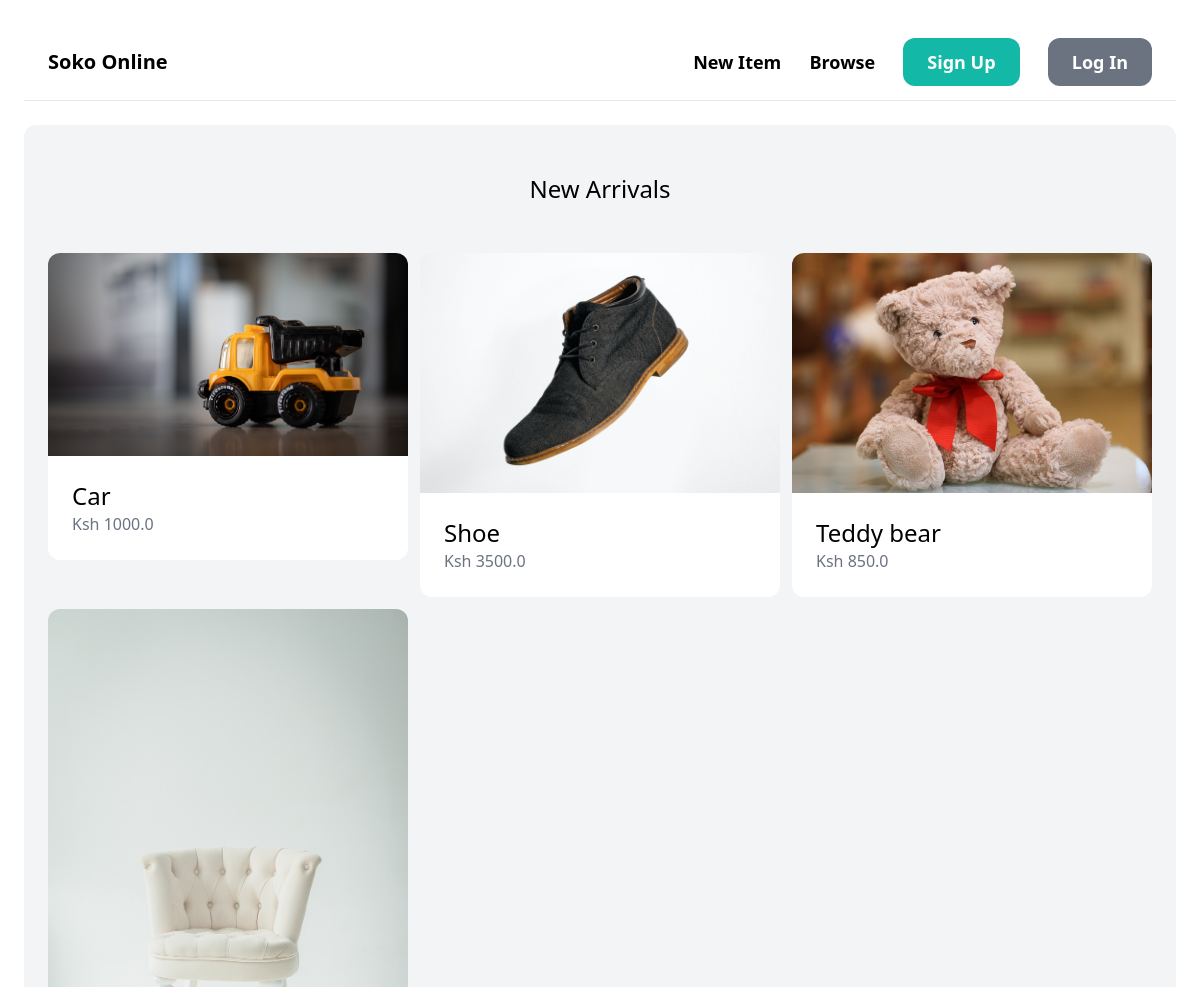
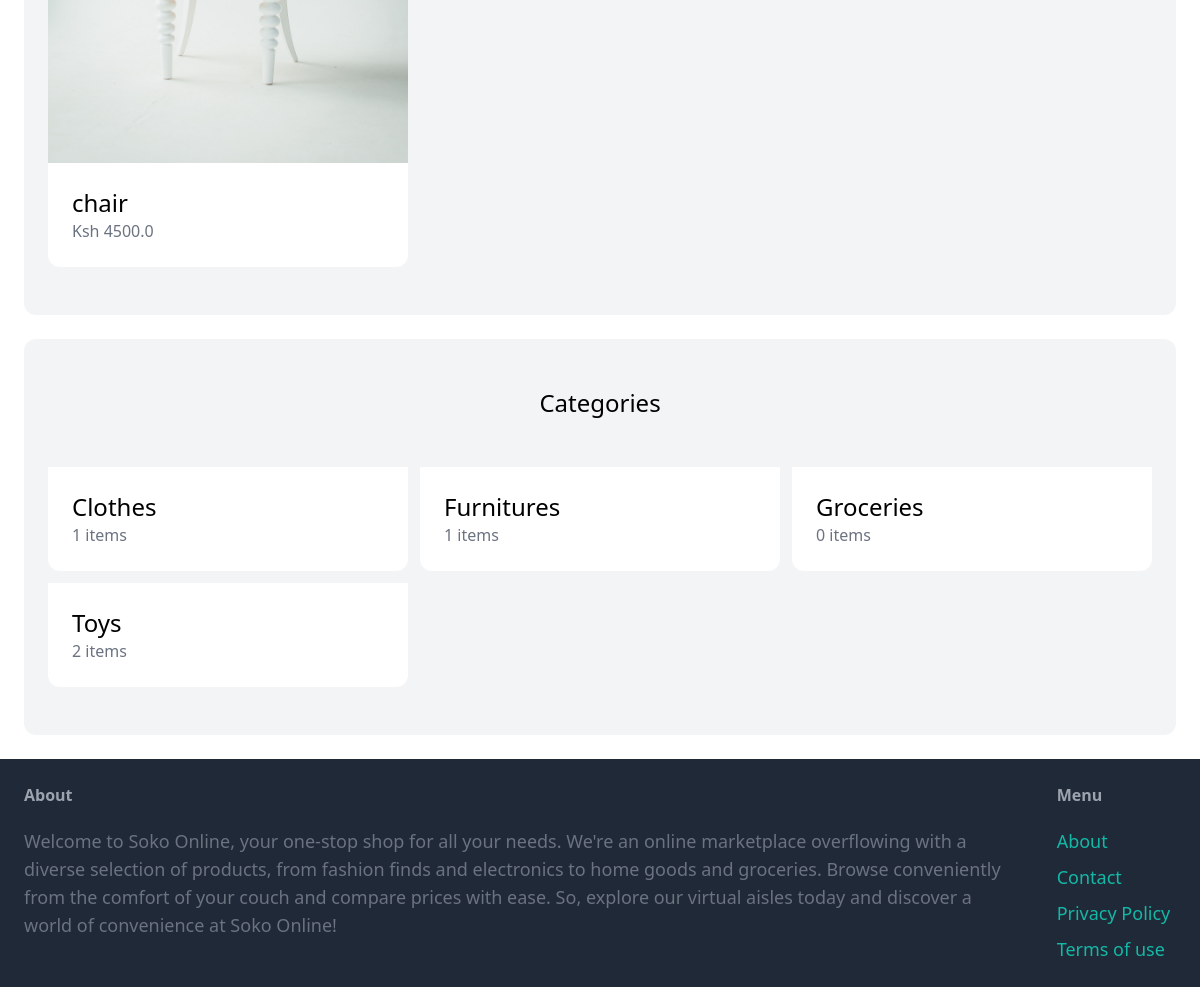
The page / on the database its author committed (2 pictures, top to bottom).
### item/models.py (models this page shows, shortened)
class Item(models.Model):
    category=models.ForeignKey(Category,related_name='items', on_delete=models.CASCADE)
    name=models.CharField(max_length=255)
    description=models.TextField(blank=True,null=True)
    price=models.FloatField()
    image=models.ImageField(upload_to='item_images', blank=True, null=True)
    is_sold=models.BooleanField(default=False)
    created_by=models.ForeignKey(User, related_name='items', on_delete=models.CASCADE)
    created_on = models.DateTimeField(auto_now_add=True)

class Category(models.Model):
    name=models.CharField(max_length=255)
    class Meta:
        ordering = ('name',)
        verbose_name_plural = 'Categories'

### core/views.py (the view)
# urls.py: path('',views.index, name='index'),
def index(request):
    items= Item.objects.filter(is_sold=False)[0:6]
    categories=Category.objects.all()
    return render(request, 'core/index.html',
                  {
                     'categories': categories,
                     'items' : items,
                  }
                  )

### core/templates/core/index.html (shortened to what this page needs)
{% extends 'core/base.html' %}
{% block content %}
<div class="mt-6 px-6 py-12 bg-gray-100 rounded-xl">
    <h2 class="mb-12 text-2xl text-center">New Arrivals</h2>
    <div class="grid grid-cols-3 gap-3">
        {% for item in items %}
        <div>
            <a href="{% url 'item:detail' item.id %}">
                <div>
                    <img src="{{ item.image.url }}" class="rounded-t-xl" alt="{{ item.name }}" />
                </div>
                <div class="p-6 bg-white rounded-b-xl">
                    <h2 class="text-2xl">{{ item.name }}</h2>
                    <p class="text-gray-500">Ksh {{ item.price }}</p>
                </div>
            </a>
        </div>
        {% endfor %}
    </div>
</div>
<div class="mt-6 px-6 py-12 bg-gray-100 rounded-xl">
    <h2 class="mb-12 text-2xl text-center">Categories</h2>
    <div class="grid grid-cols-3 gap-3">
        {% for category in categories %}
        <div>
            <a href="#">
                <div class="p-6 bg-white rounded-b-xl">
                    <h2 class="text-2xl">{{ category.name }}</h2>
                    <p class="text-gray-500">{{ category.items.count }} items</p>
                </div>
            </a>
        </div>
        {% endfor %}
    </div>
</div>
{% endblock %}

### rows shown on the page
Item: image (picture), name "Car", price "1000.0"
Item: image (picture), name "Shoe", price "3500.0"
Item: image (picture), name "Teddy bear", price "850.0"
Item: image (picture), name "chair", price "4500.0"
Category: name "Clothes", items.count "1"
Category: name "Furnitures", items.count "1"
Category: name "Groceries", items.count "0"
Category: name "Toys", items.count "2"
